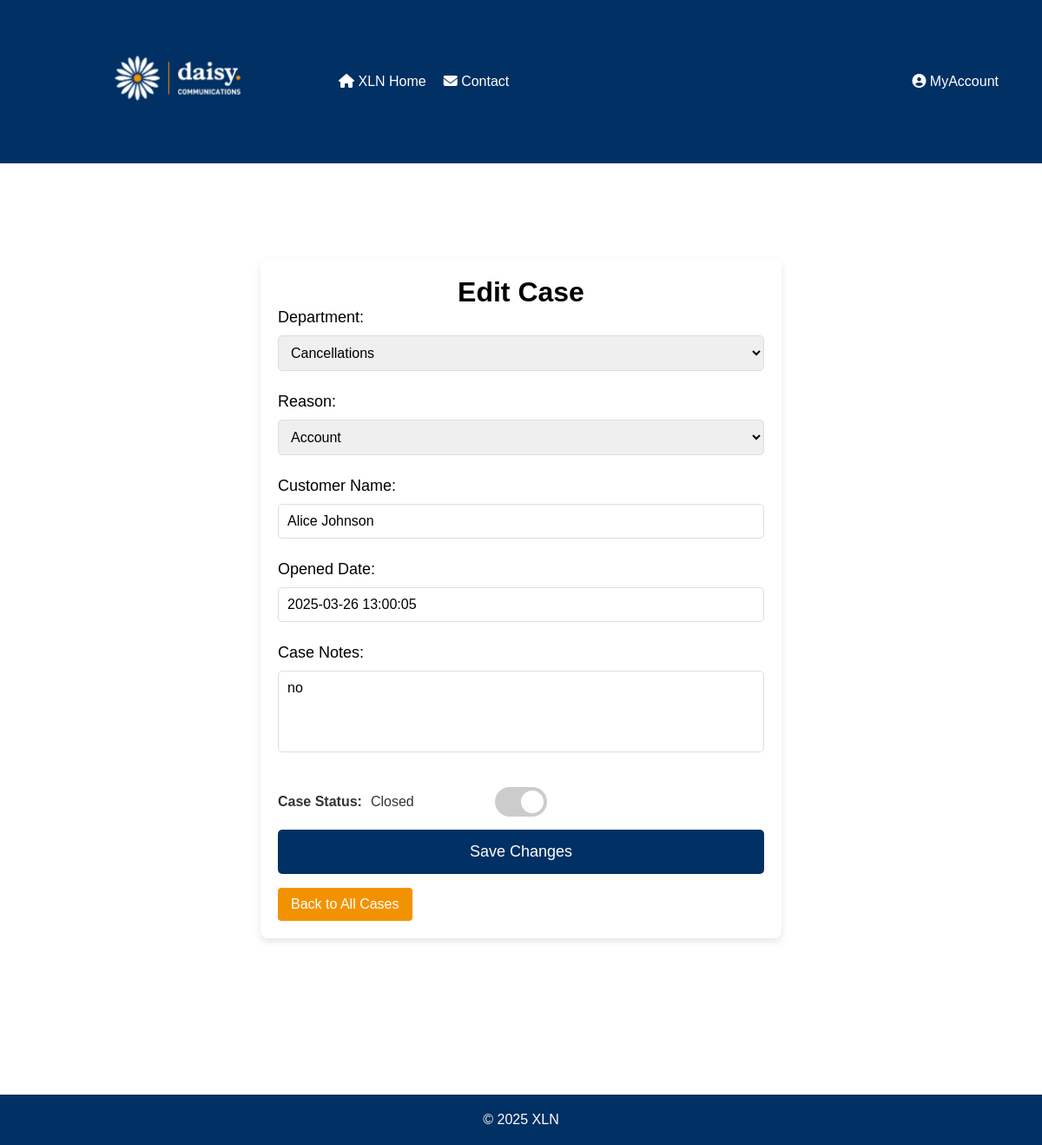
The page /php/EditCase.php?uid=26 on the database as committed earlier.
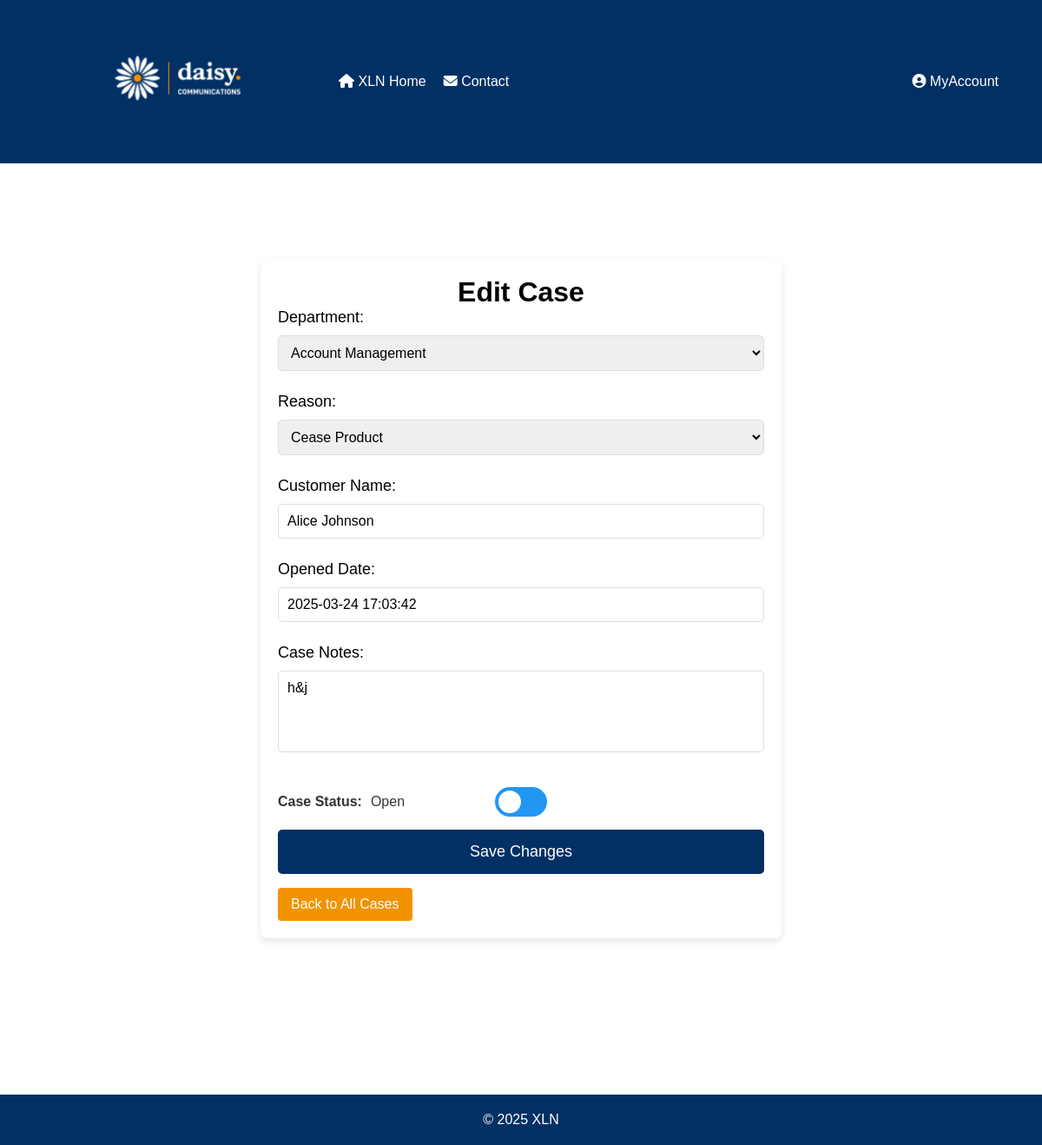
The same page on the database as committed later.
### tables this page shows
CREATE TABLE "cases" (
	"caseID"	INTEGER,
	"userID"	INT NOT NULL,
	"reasonID"	INT NOT NULL,
	"description"	TEXT NOT NULL,
	"status"	INT NOT NULL CHECK("status" IN (0, 1)),
	"created"	TEXT CHECK("created" GLOB '????-??-?? ??:??:??'),
	"closed"	TEXT CHECK(("status" = 1 AND "closed" IS NULL) OR ("status" = 0 AND "closed" GLOB '????-??-?? ??:??:??')),
	"customerID"	INTEGER,
	PRIMARY KEY("caseID" AUTOINCREMENT),
	FOREIGN KEY("customerID") REFERENCES "customers"("customerID") ON UPDATE CASCADE ON DELETE CASCADE,
	FOREIGN KEY("reasonID") REFERENCES "reasons"("reasonID") ON UPDATE CASCADE ON DELETE CASCADE,
	FOREIGN KEY("userID") REFERENCES "users"("userID") ON UPDATE CASCADE ON DELETE CASCADE
);

CREATE TABLE "customers" (
	"customerID"	INTEGER,
	"name"	TEXT NOT NULL,
	"email"	TEXT NOT NULL CHECK("email" LIKE '%_@_%._%'),
	PRIMARY KEY("customerID" AUTOINCREMENT)
);

### php/EditCase.php (the view, shortened to what this page needs)
<?php
$caseID = isset($_GET['uid']) ? $_GET['uid'] : null;
$caseData = null;
$db = new SQLite3('../data/XLN_new_DBA.db');
$deptStmt = $db->prepare("SELECT * FROM departments ORDER BY deptName");
$deptResult = $deptStmt->execute();
$departments = [];
while ($row = $deptResult->fetchArray(SQLITE3_ASSOC)) {
    $departments[] = $row;
}
if ($caseID) {
    $stmt = $db->prepare("SELECT c.*,
                        d.deptName AS department_name,
                        d.departmentID,
                        r.reason AS reason_name,
                        r.reasonID,
                        cu.name AS customer_name
                        FROM cases c
                        LEFT JOIN reasons r ON c.reasonID = r.reasonID
                        LEFT JOIN department_reasons dr ON r.reasonID = dr.reasonID
				        LEFT JOIN departments d ON dr.departmentID = d.departmentID
                        LEFT JOIN customers cu ON c.customerID = cu.customerID
                        WHERE c.caseID = :caseID");
    $stmt->bindValue(':caseID', $caseID, SQLITE3_INTEGER);
    $result = $stmt->execute();
    $caseData = $result->fetchArray(SQLITE3_ASSOC);
}
?>
<!DOCTYPE html>
<html lang="en">
<head>
    <link rel="stylesheet" href="../css/EditCase.css">
    <link
    rel="stylesheet"
    href="https://cdnjs.cloudflare.com/ajax/libs/font-awesome/6.2.1/css/all.min.css"
  />
</head>
<body>
<header>
        <a href="Homepage.php"><img class="logo" src="../xlnLogo.png" alt="XLN Logo"></a>
        <nav>
            <ul class="left-menu">
                <li><a href="Homepage.php"><i class="fa-solid fa-house"></i> XLN Home</a></li>
                <li><a href="../html/Contact.html"><i class="fa-solid fa-envelope"></i> Contact</a></li>
            </ul>
            <ul class="right-menu">
                <li class="dropdown">
                    <a href="javascript:void(0)" class="dropbtn"><i class="fa-solid fa-circle-user"></i> MyAccount</a>
                </li>
            </ul>
        </nav>
    </header>
    <main>
        <div class="container">
            <h1>Edit Case</h1>
            <?php if ($caseData): ?>
                <form id="editCaseForm" method="POST">
                    <label for="departmentID">Department:</label>
                    <select id="departmentID" name="departmentID">
                        <?php foreach ($departments as $department): ?>
                            <option value="<?php echo $department['departmentID']; ?>" <?php echo ($department['departmentID'] == $caseData['departmentID']) ? 'selected' : ''; ?>>
                                <?php echo $department['deptName']; ?>
                            </option>
                        <?php endforeach; ?>
                    </select>
                    <label for="reasonID">Reason:</label>
                    <select id="reasonID" name="reasonID" required>
                    </select>
                    <label for="customerName">Customer Name:</label>
                    <input type="text" id="customerName" name="customerName" value="<?php echo $caseData['customer_name']; ?>" readonly>
                    <label for="openedDate">Opened Date:</label>
                    <input type="text" id="openedDate" name="openedDate" value="<?php echo $caseData['created']; ?>" readonly>
                    <label for="caseNotes">Case Notes:</label>
                    <textarea id="caseNotes" name="caseNotes" rows="4" required><?php echo $caseData['description']; ?></textarea>
                    <div class="toggle-container">
                    <span class="toggle-label">Case Status:</span>
                    <span id="statusText" class="toggle-status"><?php echo $caseData['status'] == 1 ? 'Open' : 'Closed'; ?></span>
                    <label class="toggle-switch">
                        <span class="toggle-slider"></span>
                    </label>
                    </div>
                    <button type="submit">Save Changes</button>
                    <a href="ViewAllCases.php" class="button">Back to All Cases</a>
                </form>
            <?php else: ?>
                <p>No case found or invalid case ID.</p>
                <a href="ViewAllCases.php">Back to All Cases</a>
            <?php endif; ?>
        </div>
    </main>
    <footer>
        <p>&copy; <span id="year"></span> XLN</p>
    </footer>
</body>
</html>

Rows that differ between the two databases and show on the page:
changed cases "Alice Johnson": openedDate "2025-03-26 13:00:05" → "2025-03-24 17:03:42"; caseNotes "no" → "h&j"
Other text that changed with them:
form field departmentID: "Cancellations" → "Account Management"
form field reasonID: "Account" → "Cease Product"
text no longer shown: "Closed"
text now shown: "Open"
